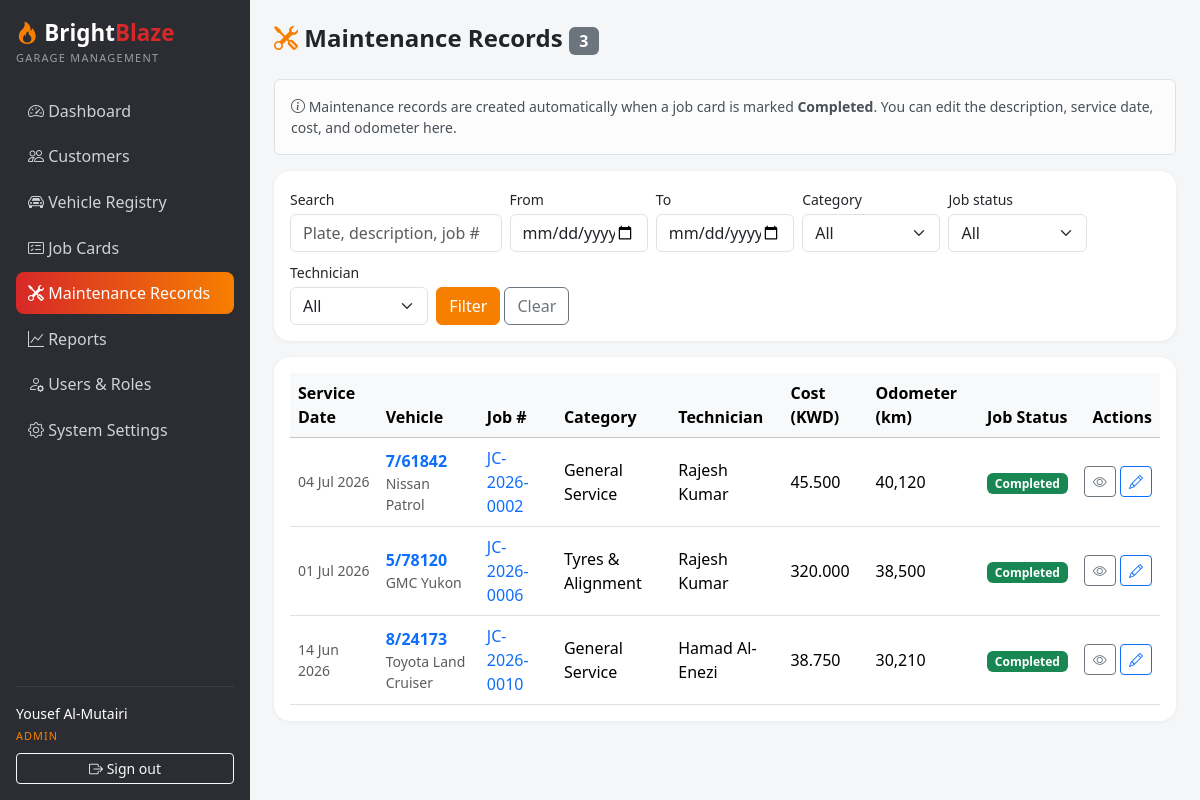
The page /maintenance/index.php (signed in) on the database its author committed.
### tables this page shows
CREATE TABLE `maintenance_records` (
  `id` INT UNSIGNED NOT NULL AUTO_INCREMENT,
  `vehicle_id` INT UNSIGNED NOT NULL,
  `job_card_id` INT UNSIGNED DEFAULT NULL,
  `description` VARCHAR(255) NOT NULL,
  `service_date` DATE NOT NULL,
  `cost` DECIMAL(10,3) DEFAULT NULL COMMENT 'Cost in KWD',
  `odometer_km` INT UNSIGNED DEFAULT NULL,
  `created_at` TIMESTAMP NOT NULL DEFAULT CURRENT_TIMESTAMP,
  `updated_at` TIMESTAMP NOT NULL DEFAULT CURRENT_TIMESTAMP ON UPDATE CURRENT_TIMESTAMP,
  PRIMARY KEY (`id`),
  KEY `idx_maintenance_vehicle` (`vehicle_id`),
  KEY `idx_maintenance_job` (`job_card_id`),
  CONSTRAINT `fk_maintenance_vehicle` FOREIGN KEY (`vehicle_id`) REFERENCES `vehicles` (`id`) ON DELETE CASCADE,
  CONSTRAINT `fk_maintenance_job` FOREIGN KEY (`job_card_id`) REFERENCES `job_cards` (`id`) ON DELETE SET NULL
);

CREATE TABLE `vehicles` (
  `id` INT UNSIGNED NOT NULL AUTO_INCREMENT,
  `customer_id` INT UNSIGNED NOT NULL,
  `plate_number` VARCHAR(20) NOT NULL,
  `make` VARCHAR(60) NOT NULL,
  `model` VARCHAR(60) NOT NULL,
  `year` SMALLINT UNSIGNED DEFAULT NULL,
  `color` VARCHAR(40) DEFAULT NULL,
  `vin` VARCHAR(30) DEFAULT NULL,
  `created_at` TIMESTAMP NOT NULL DEFAULT CURRENT_TIMESTAMP,
  `updated_at` TIMESTAMP NOT NULL DEFAULT CURRENT_TIMESTAMP ON UPDATE CURRENT_TIMESTAMP,
  PRIMARY KEY (`id`),
  UNIQUE KEY `uq_vehicles_plate` (`plate_number`),
  UNIQUE KEY `uq_vehicles_vin` (`vin`),
  KEY `idx_vehicles_customer` (`customer_id`),
  CONSTRAINT `fk_vehicles_customer` FOREIGN KEY (`customer_id`) REFERENCES `customers` (`id`) ON DELETE CASCADE
);

CREATE TABLE `job_cards` (
  `id` INT UNSIGNED NOT NULL AUTO_INCREMENT,
  `job_number` VARCHAR(20) NOT NULL,
  `customer_id` INT UNSIGNED NOT NULL,
  `vehicle_id` INT UNSIGNED NOT NULL,
  `service_category` VARCHAR(60) NOT NULL,
  `technician_id` INT UNSIGNED DEFAULT NULL,
  `priority` ENUM('Low','Medium','High') NOT NULL DEFAULT 'Medium',
  `status` ENUM('Pending','Assigned','In Progress','Completed','Cancelled') NOT NULL DEFAULT 'Pending',
  `problem_description` TEXT NOT NULL,
  `estimated_completion` DATE DEFAULT NULL,
  `created_at` TIMESTAMP NOT NULL DEFAULT CURRENT_TIMESTAMP,
  `completed_at` DATETIME DEFAULT NULL,
  `updated_at` TIMESTAMP NOT NULL DEFAULT CURRENT_TIMESTAMP ON UPDATE CURRENT_TIMESTAMP,
  PRIMARY KEY (`id`),
  UNIQUE KEY `uq_job_cards_number` (`job_number`),
  KEY `idx_job_cards_status` (`status`),
  KEY `idx_job_cards_priority` (`priority`),
  KEY `idx_job_cards_customer` (`customer_id`),
  KEY `idx_job_cards_vehicle` (`vehicle_id`),
  KEY `idx_job_cards_technician` (`technician_id`),
  CONSTRAINT `fk_job_cards_customer` FOREIGN KEY (`customer_id`) REFERENCES `customers` (`id`) ON DELETE CASCADE,
  CONSTRAINT `fk_job_cards_vehicle` FOREIGN KEY (`vehicle_id`) REFERENCES `vehicles` (`id`) ON DELETE CASCADE,
  CONSTRAINT `fk_job_cards_technician` FOREIGN KEY (`technician_id`) REFERENCES `users` (`id`) ON DELETE SET NULL
);

CREATE TABLE `users` (
  `id` INT UNSIGNED NOT NULL AUTO_INCREMENT,
  `username` VARCHAR(80) NOT NULL,
  `full_name` VARCHAR(120) NOT NULL,
  `email` VARCHAR(120) DEFAULT NULL,
  `phone` VARCHAR(20) DEFAULT NULL,
  `password_hash` VARCHAR(255) NOT NULL,
  `role_id` INT UNSIGNED NOT NULL,
  `is_active` TINYINT(1) NOT NULL DEFAULT 1,
  `created_at` TIMESTAMP NOT NULL DEFAULT CURRENT_TIMESTAMP,
  `updated_at` TIMESTAMP NOT NULL DEFAULT CURRENT_TIMESTAMP ON UPDATE CURRENT_TIMESTAMP,
  PRIMARY KEY (`id`),
  UNIQUE KEY `uq_users_username` (`username`),
  KEY `idx_users_role` (`role_id`),
  CONSTRAINT `fk_users_role` FOREIGN KEY (`role_id`) REFERENCES `roles` (`id`)
);

### config/database.php (called while the page is built, shortened)
<?php
function db(): PDO
{
    static $pdo = null;
    if ($pdo === null) {
        $dsn = 'mysql:host=' . DB_HOST . ';dbname=' . DB_NAME . ';charset=utf8mb4';
        try {
            $pdo = new PDO($dsn, DB_USER, DB_PASS, [
                PDO::ATTR_ERRMODE            => PDO::ERRMODE_EXCEPTION,
                PDO::ATTR_DEFAULT_FETCH_MODE => PDO::FETCH_ASSOC,
                PDO::ATTR_EMULATE_PREPARES   => false,
            ]);
        } catch (PDOException $e) {
            http_response_code(500);
            die('Database connection failed. Check config/database.php and make sure MySQL is running and the brightblaze_garage database is imported.');
        }
    }
    return $pdo;
}

### config/config.php (called while the page is built, shortened)
<?php
require_once __DIR__ . '/database.php';
function base_url(string $path = ''): string
{
    return BASE_URL . ltrim($path, '/');
}

### maintenance/index.php (the view, shortened to what this page needs)
<?php
require_once __DIR__ . '/../config/config.php';
$q          = trim($_GET['q'] ?? '');
$dateFrom   = trim($_GET['date_from'] ?? '');
$dateTo     = trim($_GET['date_to'] ?? '');
if (!preg_match('/^\d{4}-\d{2}-\d{2}$/', $dateFrom)) {
    $dateFrom = '';
}
if (!preg_match('/^\d{4}-\d{2}-\d{2}$/', $dateTo)) {
    $dateTo = '';
}
$sql = 'SELECT mr.*, v.plate_number, v.make, v.model,
               jc.id AS job_id, jc.job_number, jc.status AS job_status, jc.service_category,
               u.full_name AS technician_name
        FROM maintenance_records mr
        JOIN vehicles v ON v.id = mr.vehicle_id
        LEFT JOIN job_cards jc ON jc.id = mr.job_card_id
        LEFT JOIN users u ON u.id = jc.technician_id
        WHERE 1 = 1';
$params = [];
$sql .= ' ORDER BY mr.service_date DESC, mr.id DESC';
$stmt = db()->prepare($sql);
$stmt->execute($params);
$records = $stmt->fetchAll();
include __DIR__ . '/../includes/header.php';
?>
<div class="d-flex justify-content-between align-items-center flex-wrap gap-2 mb-4">
  <h4 class="fw-bold mb-0"><i class="bi bi-tools bb-text-orange"></i> Maintenance Records <span class="badge text-bg-secondary fs-6"><?= count($records) ?></span></h4>
</div>
<div class="alert alert-light border small">
  <i class="bi bi-info-circle"></i> Maintenance records are created automatically when a job card is marked <strong>Completed</strong>. You can edit the description, service date, cost, and odometer here.
</div>
<div class="card mb-3">
  <div class="card-body py-3">
    <form class="row g-2 align-items-end" method="get" action="<?= base_url('maintenance/index.php') ?>">
      <div class="col-md-3">
        <label class="form-label small mb-1">Search</label>
        <input class="form-control" type="text" name="q" value="<?= e($q) ?>" placeholder="Plate, description, job #">
      </div>
      <div class="col-md-2">
        <label class="form-label small mb-1">From</label>
        <input class="form-control" type="date" name="date_from" value="<?= e($dateFrom) ?>">
      </div>
      <div class="col-md-2">
        <label class="form-label small mb-1">To</label>
        <input class="form-control" type="date" name="date_to" value="<?= e($dateTo) ?>">
      </div>
      <div class="col-md-2">
        <label class="form-label small mb-1">Category</label>
        <select class="form-select" name="category">
          <option value="">All</option>
        </select>
      </div>
      <div class="col-md-2">
        <label class="form-label small mb-1">Job status</label>
        <select class="form-select" name="status">
          <option value="">All</option>
        </select>
      </div>
      <div class="col-md-2">
        <label class="form-label small mb-1">Technician</label>
        <select class="form-select" name="technician">
          <option value="0">All</option>
        </select>
      </div>
      <div class="col-auto">
        <button class="btn btn-bb-orange" type="submit">Filter</button>
        <a class="btn btn-outline-secondary" href="<?= base_url('maintenance/index.php') ?>">Clear</a>
      </div>
    </form>
  </div>
</div>
<div class="card">
  <div class="card-body">
    <div class="table-responsive">
      <table class="table table-hover align-middle mb-0">
        <thead class="table-light">
          <tr>
            <th>Service Date</th><th>Vehicle</th><th>Job #</th><th>Category</th><th>Technician</th>
            <th>Cost (KWD)</th><th>Odometer (km)</th><th>Job Status</th><th class="text-end">Actions</th>
          </tr>
        </thead>
        <tbody>
          <?php foreach ($records as $r): ?>
            <tr>
              <td class="text-muted small"><?= format_date($r['service_date']) ?></td>
              <td>
                <a class="text-decoration-none fw-semibold" href="<?= base_url('vehicles/view.php?id=' . (int) $r['vehicle_id']) ?>"><?= e($r['plate_number']) ?></a>
                <span class="text-muted small d-block"><?= e($r['make'] . ' ' . $r['model']) ?></span>
              </td>
              <td>
                <?php if ($r['job_id']): ?>
                  <a class="text-decoration-none" href="<?= base_url('job_cards/view.php?id=' . (int) $r['job_id']) ?>"><?= e($r['job_number']) ?></a>
                <?php else: ?>
                  <span class="text-muted">—</span>
                <?php endif; ?>
              </td>
              <td><?= e($r['service_category'] ?? '') ?: '<span class="text-muted">—</span>' ?></td>
              <td><?= e($r['technician_name'] ?? '') ?: '<span class="text-muted">—</span>' ?></td>
              <td><?= $r['cost'] !== null ? e(number_format((float) $r['cost'], 3)) : '—' ?></td>
              <td><?= $r['odometer_km'] !== null ? e(number_format((int) $r['odometer_km'])) : '—' ?></td>
              <td><?= $r['job_status'] ? status_badge($r['job_status']) : '<span class="text-muted">—</span>' ?></td>
              <td class="text-end text-nowrap">
                <a class="btn btn-sm btn-outline-secondary" href="<?= base_url('maintenance/view.php?id=' . (int) $r['id']) ?>" title="View"><i class="bi bi-eye"></i></a>
                <a class="btn btn-sm btn-outline-primary" href="<?= base_url('maintenance/form.php?id=' . (int) $r['id']) ?>" title="Edit"><i class="bi bi-pencil"></i></a>
              </td>
            </tr>
          <?php endforeach; ?>
        </tbody>
      </table>
    </div>
  </div>
</div>
<?php include __DIR__ . '/../includes/footer.php'; ?>

### includes/functions.php (shortened to what this page needs)
<?php
function e(?string $value): string
{
    return htmlspecialchars((string) $value, ENT_QUOTES, 'UTF-8');
}
function status_badge(string $status): string
{
    $slug = strtolower(str_replace(' ', '-', $status));
    return '<span class="badge bb-status-' . e($slug) . '">' . e($status) . '</span>';
}
function format_date(?string $value, string $format = 'd M Y'): string
{
    return date($format, strtotime($value));
}

### assets/css/style.css (style rules this page uses)
:root { --bb-red: #d62828; --bb-orange: #f77f00; --bb-dark: #2b2d33; --bb-darker: #212226; }
body { background: #f5f6f8; }
.card { border: 0; border-radius: 1rem; box-shadow: 0 1px 4px rgba(0, 0, 0, 0.06); }
.bb-text-orange { color: var(--bb-orange); }
.btn-bb-orange { background: var(--bb-orange); border-color: var(--bb-orange); color: #fff; }
.badge.bb-status-completed { background: #198754; }

### rows shown on the page
maintenance_records: service_date "04 Jul 2026", vehicle.plate_number "7/61842", vehicle.model "Nissan Patrol", job_card.job_number "JC-2026-0002", job_card.service_category "General Service", users.full_name "Rajesh Kumar", cost "45.500", odometer_km "40,120", job_card.status "Completed"
maintenance_records: service_date "01 Jul 2026", vehicle.plate_number "5/78120", vehicle.model "GMC Yukon", job_card.job_number "JC-2026-0006", job_card.service_category "Tyres & Alignment", users.full_name "Rajesh Kumar", cost "320.000", odometer_km "38,500", job_card.status "Completed"
maintenance_records: service_date "14 Jun 2026", vehicle.plate_number "8/24173", vehicle.model "Toyota Land Cruiser", job_card.job_number "JC-2026-0010", job_card.service_category "General Service", users.full_name "Hamad Al-Enezi", cost "38.750", odometer_km "30,210", job_card.status "Completed"

### other values the page prints
$label "Dashboard Customers Vehicle Registry Job Cards Maintenance Records Reports Users & Roles System Settings"
current_user_name() "Yousef Al-Mutairi"
current_role() "ADMIN"
count($records) "3"
